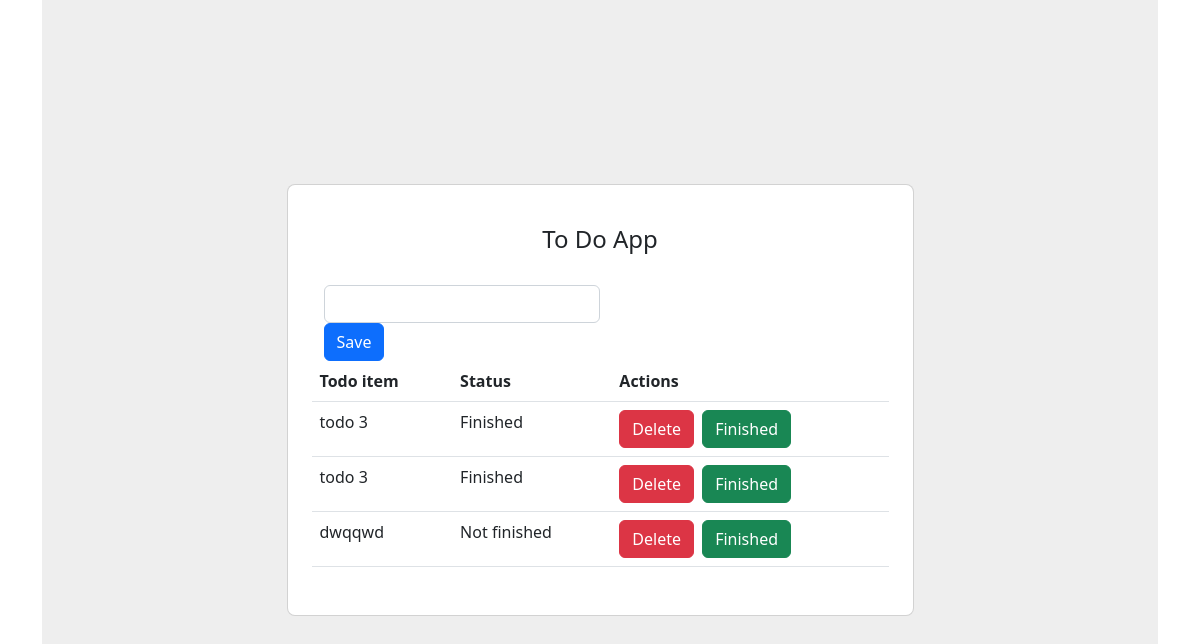
The page / on the database its author committed.
### todo/models.py (models this page shows)
class ToDo(models.Model):
    id = models.AutoField(primary_key=True)
    name = models.CharField(max_length=40)
    done = models.BooleanField()
    class Meta:
        get_latest_by = ['id']

### todo/views.py (the view)
# urls.py: path('', views.index, name="todos"),
def index(request):
    todos = ToDo.objects.all()
    return render(request, "index.html", {'todos': todos})

### todo/templates/index.html (shortened to what this page needs)
{% load static %}
<!DOCTYPE html>
<html lang="en">
<head>
    <link rel="stylesheet" href="https://cdn.jsdelivr.net/npm/bootstrap@5.2.2/dist/css/bootstrap.min.css">
</head>
<body>
    <div class="container">
        <section class="vh-100" style="background-color: #eee;">
            <div class="container py-5 h-100">
                <div class="row d-flex justify-content-center align-items-center h-100">
                    <div class="col col-lg-9 col-xl-7">
                        <div class="card rounded-3">
                            <div class="card-body p-4">
                                <h4 class="text-center my-3 pb-3">To Do App</h4>
                                <div class="container">
                                    <div class="col-6">
                                        <div class="form-outline">
                                            <input type="text" class="form-control" id="new-todo-input"/>
                                        </div>
                                        <button type="submit" class="btn btn-primary" id="insert-todo">Save</button>
                                    </div>
                                </div>
                            <table class="table mb-4">
                                <thead>
                                    <tr>
                                        <th scope="col">Todo item</th>
                                        <th scope="col">Status</th>
                                        <th scope="col">Actions</th>
                                    </tr>
                                </thead>
                                <tbody id="todo-list">
                                    {% for todo in todos %}
                                        <tr id="todo-{{todo.id}}-row">
                                            <td>{{todo.name}}</td>
                                            <td id={{todo.id}}-finished>
                                                {% if todo.done == True %}
                                                Finished
                                                {% else %}
                                                Not finished
                                                {% endif %}
                                            </td>
                                            <td>
                                                <button type="submit" class="btn btn-danger" id="todo-{{todo.id}}" value={{todo.id}} onclick="deleteTodo(this.value)">Delete</button>
                                                <button type="submit" class="btn btn-success ms-1" value={{todo.id}} onclick=finishTodo(this.value)>Finished</button>
                                            </td>
                                        </tr>
                                    {% endfor %}
                                </tbody>
                            </table>
                        </div>
                    </div>
                </div>
            </div>
        </section>
    </div>
</body>

### rows shown on the page
ToDo: name "todo 3", done "Finished", {{ todo.id }} 50 (drawn)
ToDo: name "todo 3", done "Finished", {{ todo.id }} 52 (drawn)
ToDo: name "dwqqwd", done "Not finished", {{ todo.id }} 53 (drawn)
